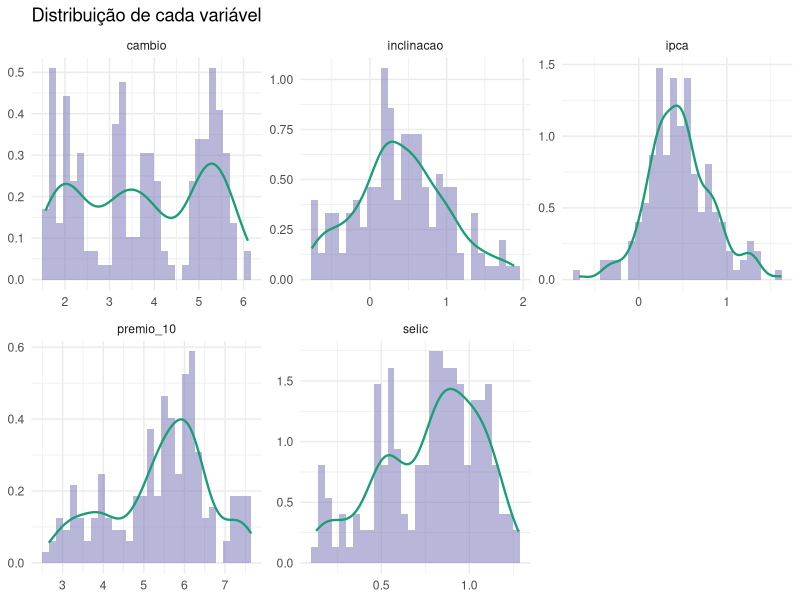
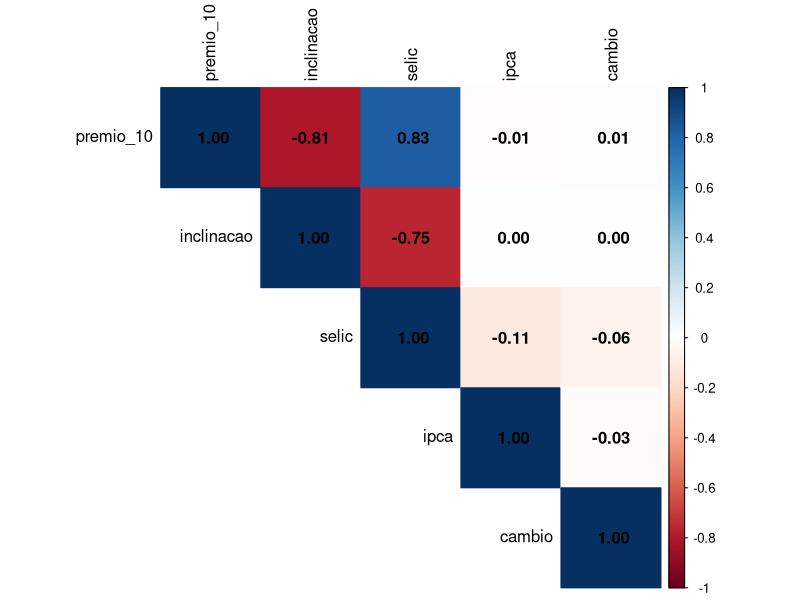
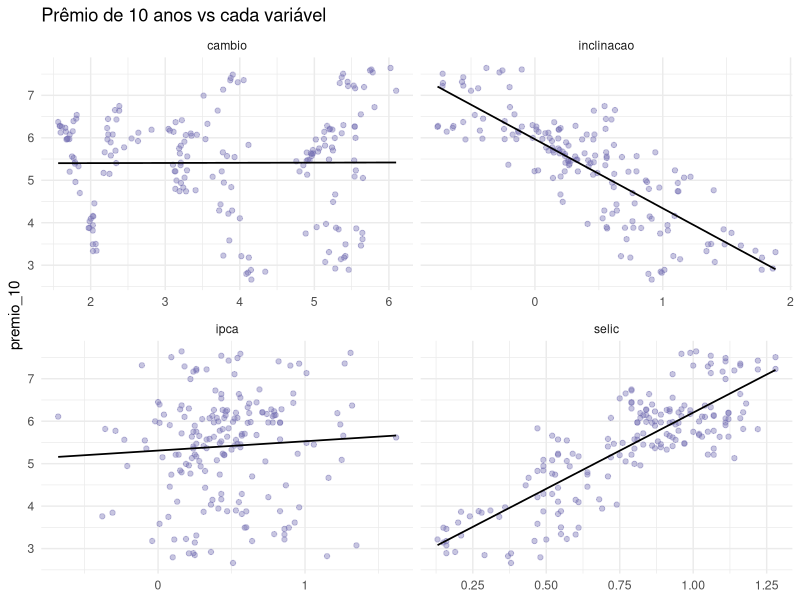
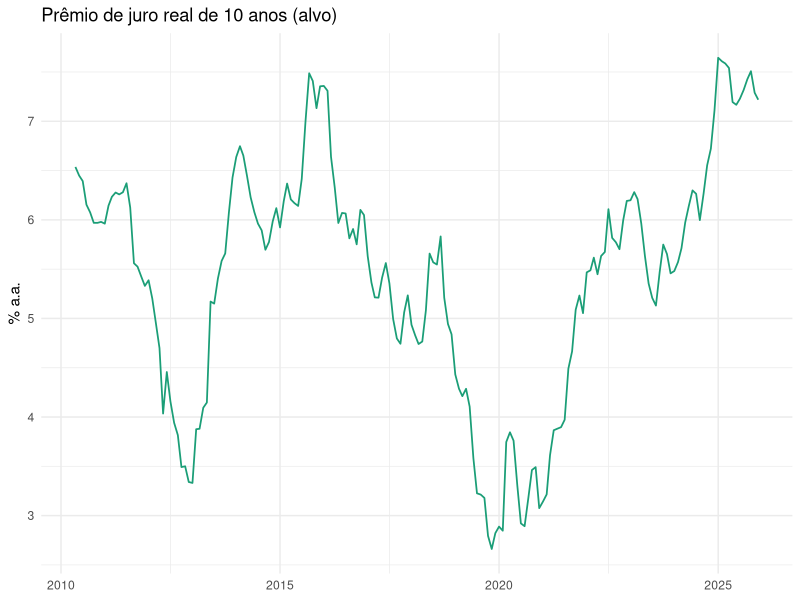
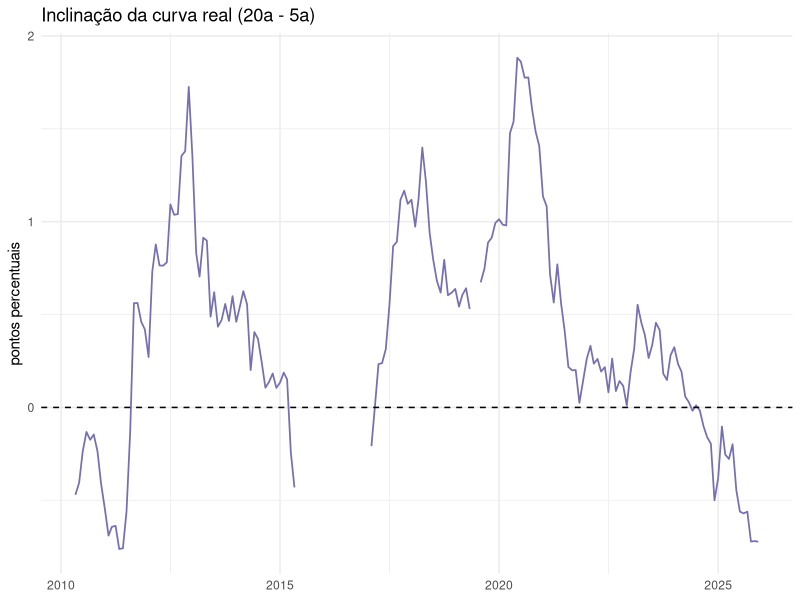
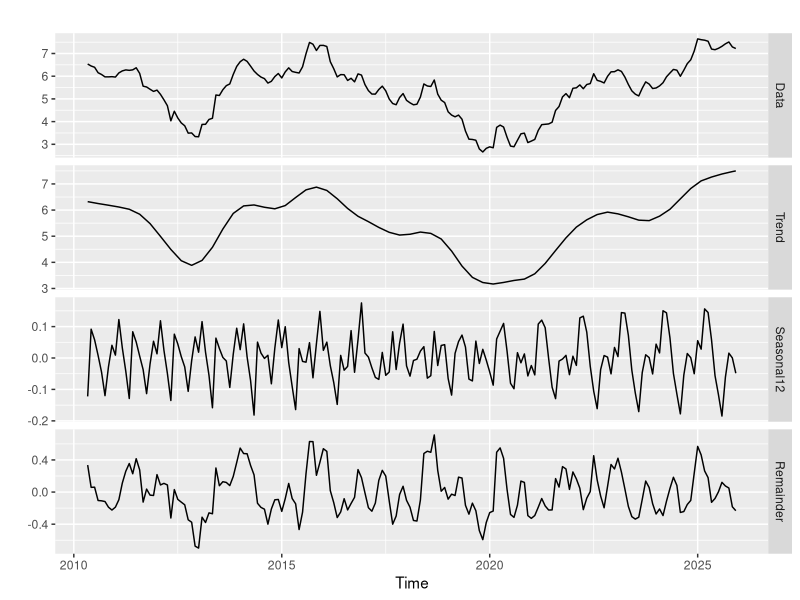
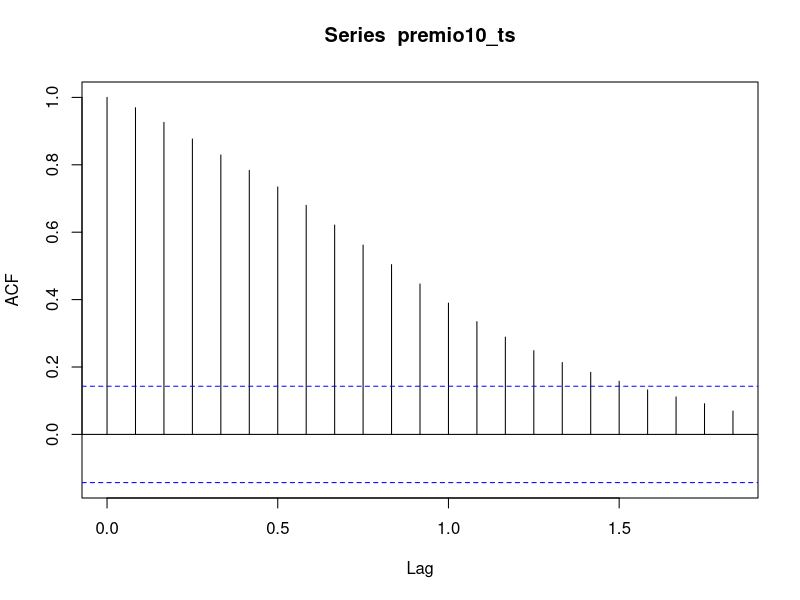
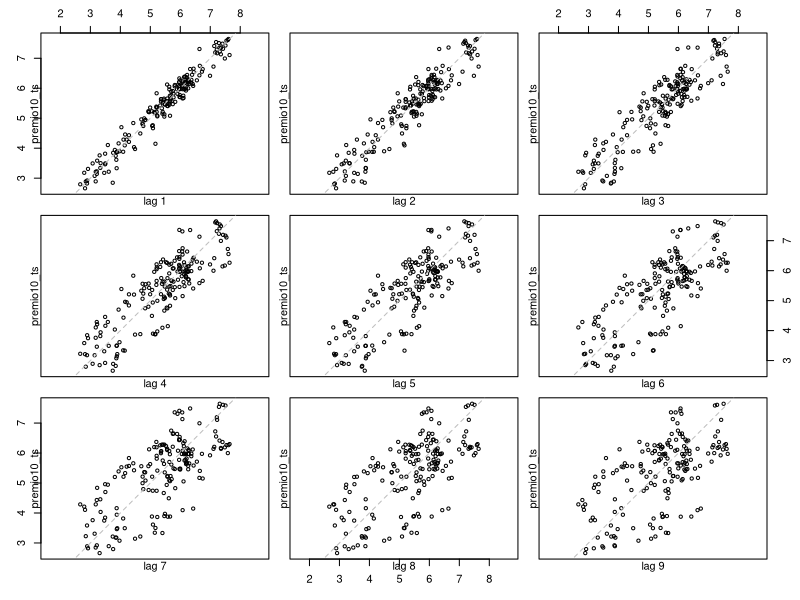

These figures' R source, in order:
# ============================================================
# A FORMA DA CURVA DE JURO REAL E O PRÊMIO DE 10 ANOS
# Uma análise de séries temporais (INE5649)
# ============================================================
#
# A HISTÓRIA QUE ESTE TRABALHO CONTA
# ----------------------------------
# Quando o governo brasileiro emite um título Tesouro IPCA+ (NTN-B), ele
# promete pagar a inflação MAIS um juro real fixo. Esse "juro real" é o
# prêmio que o investidor exige para emprestar ao governo por um prazo.
# Ele muda todo dia e muda de forma diferente para cada prazo: o juro real
# de 2 anos não é o mesmo que o de 20 anos. A "curva" formada por esses
# prêmios tem uma FORMA — às vezes sobe com o prazo (curva normal - onde
# títulos de curto prazo pagam menos que os de longo prazo), às vezes
# inverte (títulos de curto prazo pagam mais que os de longo).
#
# A PERGUNTA CENTRAL: a FORMA da curva (sua inclinação) ajuda a entender e
# a prever o nível do juro real de 10 anos? E um modelo com variáveis
# macro (Selic, inflação, câmbio) + essa inclinação prevê melhor que um
# modelo de série temporal que só olha o passado do próprio juro?
#
# UMA SEGUNDA CAMADA (leitura econômica): no fim de 2025 o juro real de 10
# anos está alto E a curva está invertida. Uma leitura clássica diz que
# curva invertida reflete a EXPECTATIVA do mercado de que os juros não vão
# durar. Este trabalho investiga, com ceticismo, se a configuração atual é
# de fato um extremo histórico — e o que os dados HONESTAMENTE permitem (e
# não permitem) concluir sobre isso.
#
# O ALVO: premio_10 = juro real de 10 anos (% ao ano).
#
# O SPOILER (que vamos demonstrar): a inclinação É relevante para explicar
# o prêmio — mas a regressão, apesar de explicar bem (R²=0,72), PREVÊ pior
# que um ARIMA simples. A moral: explicar e prever são coisas diferentes.
#
# O DATASET  é assim (mês a mês, jan/2005 a dez/2025):
#   data       -> primeiro dia de cada mês
#   ipca       -> inflação mensal medida pelo IPCA (% no mês)
#   selic      -> taxa básica de juros acumulada no mês (% no mês)
#   cambio     -> dólar/real (PTAX venda, média do mês)
#   premio_2/5/10/20 -> juro real (% a.a.) do Tesouro IPCA+ em prazos fixos
#                       de 2, 5, 10 e 20 anos.
#                       Valores interpolados = estimados de valores vizinhos
#                       que temos.
#                       POR QUE INTERPOLAR? Cada título tem uma data de
#                       vencimento fixa (ex.: 2035, 2045). Num dia qualquer,
#                       o prazo que falta até o vencimento é um número
#                       quebrado — títulos com prazo de 9,8 anos ou 9,3 anos;
#                       raramente existe um título exatamente com prazo de
#                       2, 5, 10 ou 20 anos exatos. Além disso, o título
#                       mais próximo de "10 anos" muda com o tempo (conforme os
#                       títulos encurtam e novos são emitidos). Para ter uma
#                       série comparável ao longo dos anos, interpolamos a
#                       curva em PRAZOS CONSTANTES: a cada mês, estimamos qual
#                       seria o juro de um título de exatamente 2, 5, 10 e 20
#                       anos, a partir dos títulos que de fato existem naquele
#                       dia.
# ============================================================

library(tidyverse)
library(forecast)

# --- Leitura do painel cru (gerado pelo script de coleta) ---
painel <- read_csv("data/painel_final.csv")
glimpse(painel)


# ############################################################
#                PARTE I — DADOS E EXPLORAÇÃO
# ############################################################

# ------------------------------------------------------------
# 1. PRIMEIRA INVESTIGAÇÃO: o dado existe de verdade?
# ------------------------------------------------------------
# Antes de escolher variáveis, vemos quanto de cada vértice temos de fato.
# A interpolação só é honesta quando há títulos perto do prazo; quando não
# há, o valor seria inventado (por isso, na coleta, viram NA em vez de chute).
painel %>%
  pivot_longer(starts_with("premio_"), names_to = "vertice", values_to = "v") %>%
  group_by(vertice) %>%
  summarise(
    inicio    = min(data[!is.na(v)]),
    fim       = max(data[!is.na(v)]),
    n_validos = sum(!is.na(v)),
    buracos   = sum(is.na(v) & data > min(data[!is.na(v)]) & data < max(data[!is.na(v)])),
    .groups = "drop"
  )
# ACHADO (lendo a tabela acima):
# - premio_10: completo e contíguo (246 meses, 0 buracos) -> candidato natural a ALVO.
# - premio_2 : ralo demais (91 meses, com muitos buracos no meio) -> inviável.
# - premio_5 e premio_20: boa cobertura, com alguns buracos no premio_20.
# Conclusão parcial: analisar o premio de 2 anos não se sustenta; a inclinação terá de
# ser construída a partir dos vértices bem cobertos (5 e 20 anos).

# ------------------------------------------------------------
# 2. DATASET DE TRABALHO
# ------------------------------------------------------------
# A inclinação só existe a partir de mai/2010, então recortamos a janela.
# A inclinacao resume a FORMA da curva num número (positivo = curva normal,
# negativo = curva invertida).
analise <- painel %>%
  filter(data >= as.Date("2010-05-01")) %>%
  mutate(inclinacao = premio_20 - premio_5) %>%
  select(data, ipca, selic, cambio,
         premio_5, premio_10, premio_20, inclinacao)

# ------------------------------------------------------------
# 3. CONHECENDO CADA VARIÁVEL (descritivas e distribuições)
# ------------------------------------------------------------

#  --- Resumo numérico (os "marcos" de cada variável) ---
analise %>%
  select(premio_10, inclinacao, selic, ipca, cambio) %>%
  pivot_longer(everything(), names_to = "var", values_to = "v") %>%
  group_by(var) %>%
  summarise(
    n = sum(!is.na(v)), media = mean(v, na.rm = TRUE),
    mediana = median(v, na.rm = TRUE), dp = sd(v, na.rm = TRUE),
    min = min(v, na.rm = TRUE), max = max(v, na.rm = TRUE),
    .groups = "drop"
  )
# ACHADO:
# - premio_10: média 5,4% (mediana 5,6%), variando de 2,7% a 7,6% no período.
#   A mediana acima da média sugere leve assimetria à esquerda (alguns meses
#   de juro baixo "puxam" a média para baixo).
# - inclinacao: média 0,41, mas com amplitude grande (-0,76 a 1,88) — ou seja,
#   passou tanto por curva invertida quanto bem inclinada. Em média positiva
#   (curva normal foi o estado mais comum no período).
# - selic e ipca: as de MENOR dispersão relativa, oscilando em faixas estreitas.
# - cambio: o maior espalhamento (1,56 a 6,10) — reflexo da desvalorização do
#   real ao longo dos 15 anos.
# - n: premio_10/selic/ipca/cambio têm 188 meses; a inclinacao só 166 (herda
#   os buracos do premio_20), como esperado.

#  --- Distribuição (a forma de cada variável) ---
analise %>%
  select(premio_10, inclinacao, selic, ipca, cambio) %>%
  pivot_longer(everything(), names_to = "var", values_to = "valor") %>%
  ggplot(aes(valor)) +
  geom_histogram(aes(y = after_stat(density)), bins = 30,
                 fill = "#7570b3", alpha = 0.5) +
  geom_density(color = "#1b9e77", linewidth = 0.8) +
  facet_wrap(~ var, scales = "free") +
  labs(title = "Distribuição de cada variável", x = NULL, y = NULL) +
  theme_minimal()
# A distribuição do premio_10 não é um sino único: aparece mais de um
# aglomerado (massa perto de ~4% e pico em ~6%), sugerindo que a série
# passou por patamares distintos ao longo do período.

# ------------------------------------------------------------
# 4. QUEM ANDA COM QUEM (correlações)
# ------------------------------------------------------------

#  --- Correlação em NÍVEL (e a armadilha que ela esconde) ---
library(corrplot)
analise %>%
  select(premio_10, inclinacao, selic, ipca, cambio) %>%
  drop_na() %>%
  cor() %>%
  corrplot(method = "color", addCoef.col = "black",
           tl.col = "black", type = "upper")
# Atenção a uma armadilha. premio_10, selic e cambio têm tendência: sobem e
# descem em ondas longas. Duas séries assim acusam correlação alta só por
# andarem na mesma direção no tempo, mesmo sem relação de verdade entre elas
# — é o que se chama de correlação ESPÚRIA (falsa, enganosa).
# Exemplo clássico: o número de afogamentos e a venda de sorvete sobem juntos
# no verão, mas um não causa o outro — quem move os dois é o calor.
# Para separar o real do espúrio, olhamos as VARIAÇÕES mês a mês (próximo
# bloco): se a correlação sobrevive nas variações, é relação genuína; se
# desaparece, era só a tendência comum enganando.

#  --- Teste anti-espúrio: nível vs diferenças ---
cols <- c("premio_10", "inclinacao", "selic", "ipca", "cambio")

# (a) Em níveis — pode estar contaminada pela tendência comum
analise %>% select(all_of(cols)) %>% drop_na() %>% cor() %>% round(2)

# (b) Em diferenças mensais — relação entre as VARIAÇÕES
analise %>%
  select(all_of(cols)) %>%
  mutate(across(everything(), ~ . - lag(.))) %>%
  drop_na() %>%
  cor() %>% round(2)
# ACHADO (um dos centrais do trabalho) — olhando a linha do premio_10:
# - selic:      0,83 -> 0,02. A correlação forte EVAPORA nas variações. Era
#               ESPÚRIA: premio e Selic só pareciam andar juntos por terem
#               tendências de longo prazo parecidas. Mês a mês, não casam.
#               (Se tivéssemos confiado no nível, contaríamos história errada.)
# - cambio:     0,01 -> 0,42. O OPOSTO: uma relação INVISÍVEL em nível APARECE
#               nas variações. Quando o real apanha num mês, o juro real
#               exigido sobe naquele mês (reação de curto prazo a choque).
#               Isso contradiz a regressão em nível (onde câmbio deu p=0,77).
# - inclinacao: -0,81 -> -0,38. ENCOLHE mas SOBREVIVE. Parte era tendência
#               comum, mas resta relação real. A associação que sustenta a
#               tese central NÃO é miragem — é mais modesta, e genuína.

#  --- Dispersão do alvo contra cada variável ---
analise %>%
  select(premio_10, selic, inclinacao, ipca, cambio) %>%
  pivot_longer(-premio_10, names_to = "var", values_to = "valor") %>%
  ggplot(aes(valor, premio_10)) +
  geom_point(alpha = 0.4, color = "#7570b3") +
  geom_smooth(method = "lm", se = FALSE, color = "black", linewidth = 0.6) +
  facet_wrap(~ var, scales = "free_x") +
  labs(title = "Prêmio de 10 anos vs cada variável", y = "premio_10", x = NULL) +
  theme_minimal()
# ACHADOS:
# Corrobora com os anteriores.
# Cada reta preta é o ajuste linear do prêmio contra a variável.
# - selic: nuvem apertada e inclinada -> relação positiva forte (a mais clara).
# - inclinacao: reta descendente nítida -> relação negativa (a tese principal que temos).
# - ipca: reta quase plana, pontos espalhados -> relação fraca.
# - cambio: reta horizontal, sem padrão -> sem relação linear em nível.
# Prévia do que a regressão vai testar: selic e inclinacao puxam a curva do juro real; ipca e cambio não.

#  --- Por que a curva inverte? Cada vértice vs a Selic ---
# Hipótese testada: a Selic mexeria MAIS no premio_5 do que no premio_20.
analise %>%
  select(selic, premio_5, premio_10, premio_20) %>%
  mutate(across(everything(), ~ . - lag(.))) %>%
  drop_na() %>%
  cor() %>% round(2)
# ACHADO: a hipótese não colou. A variação da Selic quase não se mexe junto
# com a de nenhum vértice (0,04 / 0,02 / 0,04), e não cai conforme vai do
# premio_5 ao premio_20 — ou seja, ela não "bate mais" no de 5 anos.
# Em compensação, apareceu outra coisa: premio_5, premio_10 e premio_20 sobem
# e descem quase juntos (0,93 entre 5 e 10; 0,95 entre 10 e 20). A curva se
# move em bloco, e a inclinação é só a sobrinha que sobra entre as pontas —
# daí ela ser uma variável tão sutil.
# Um palpite pra explicar (não testado aqui): a Selic é definida pelo Copom
# em saltos, em datas certas, enquanto os prêmios são de mercado e se mexem
# todo dia, antecipando o Copom. Por isso as variações mês a mês não casam.

# ------------------------------------------------------------
# 5. A SÉRIE NO TEMPO + ONDE ESTAMOS HOJE (leitura da curva)
# ------------------------------------------------------------

#  --- O alvo (premio_10) ao longo do tempo ---
ggplot(analise, aes(data, premio_10)) +
  geom_line(color = "#1b9e77", linewidth = 0.6) +
  labs(title = "Prêmio de juro real de 10 anos (alvo)",
       x = NULL, y = "% a.a.") +
  theme_minimal()
# ACHADO: não há UMA tendência, e sim ONDAS LONGAS de vários anos — cai a
# ~3% (2012-13, 2019-20), sobe a ~7,5% (2015-16, 2024-25), em ciclos de
# política monetária e risco fiscal. A linha é "lisa": cada mês é quase igual
# ao anterior e a série leva anos para mudar de patamar. Isso se chama alta
# PERSISTÊNCIA — e vai reaparecer na ACF e no ARIMA mais à frente.

#  --- A inclinação ao longo do tempo ---
ggplot(analise, aes(data, inclinacao)) +
  geom_line(color = "#7570b3", linewidth = 0.6) +
  geom_hline(yintercept = 0, linetype = "dashed") +
  labs(title = "Inclinação da curva real (20a - 5a)",
       x = NULL, y = "pontos percentuais") +
  theme_minimal()
# ACHADO: a inclinacao cruza o zero várias vezes. E contraste com o gráfico
# anterior: quando o premio_10 está BAIXO, a inclinação tende a POSITIVA;
# quando o premio_10 está ALTO (2024-25), a curva INVERTE. Nível e forma se
# movem em sentidos opostos — coerente com a correlação negativa (-0,38).

#  --- Onde estamos HOJE, na história da amostra (2010-2025) ---
# Percentil = fração de meses com valor <= o valor mais recente (dez/2025).
# IMPORTANTE: "história" = nossa janela 2010-2025, NÃO "todos os tempos".
ult <- function(x) tail(na.omit(x), 1)
analise %>%
  reframe(
    variavel   = c("premio_10", "inclinacao", "selic", "cambio"),
    valor_hoje = round(c(ult(premio_10), ult(inclinacao),
                         ult(selic), ult(cambio)), 3),
    percentil  = round(100 * c(
      mean(premio_10  <= ult(premio_10),  na.rm = TRUE),
      mean(inclinacao <= ult(inclinacao), na.rm = TRUE),
      mean(selic      <= ult(selic),      na.rm = TRUE),
      mean(cambio     <= ult(cambio),     na.rm = TRUE)
    ), 1)
  )
# ACHADO ROBUSTO:
# - premio_10 no percentil 92,6 (juro real alto vs os últimos 15 anos).
# - inclinacao no percentil 1,8 (curva mais invertida que em 98% da amostra).
# - selic no percentil 98,9 (aperto monetário quase máximo).
# Dez/2025 é um EXTREMO CONJUNTO RARO: juro alto + curva muito invertida.
#
# LEITURA DA CURVA:
# - O que é MEDIÇÃO: estamos num extremo histórico da amostra, e a
#   inclinação tem associação negativa real (porém modesta) com o nível.
# - O que é INTERPRETAÇÃO (hipótese, não medida): a curva invertida é lida
#   como o mercado ESPERANDO que o juro alto não perdure. Mas isso supõe a
#   hipótese das expectativas e ignora o prêmio de prazo — é leitura, não fato.
# - HUMILDADE NECESSÁRIA: expectativa do mercado NÃO é certeza. E, como o
#   ARIMA vai mostrar, o nível futuro é largamente imprevisível (quase
#   passeio aleatório). Logo, o robusto é só "estamos num extremo"; qualquer
#   afirmação sobre "vai cair" extrapolaria o que os dados sustentam.

#  --- Diagnóstico da série para a modelagem ---
# Objeto de série temporal mensal do alvo.
premio10_ts <- ts(analise$premio_10, frequency = 12, start = c(2010, 5))

# Decomposição em tendência / sazonalidade / restante.
autoplot(mstl(premio10_ts))
# ACHADO CRUCIAL: a tendência domina (~4,5 pontos); a "sazonalidade" é
# minúscula (~0,3) e sem padrão de calendário aparente.
# CONSEQUÊNCIA: usaremos ARIMA (não SARIMA) e Holt (não Holt-Winters).
# Juro de mercado não tem "mês de alta".

# Autocorrelação: o passado prevê o presente?
acf(premio10_ts)
lag.plot(premio10_ts, lags = 9)
# ACHADO:
# a ACF começa em ~0,97 e CAI DEVAGAR -> assinatura de série
# NÃO-ESTACIONÁRIA (o nível vagueia).
# O lag.plot confirma: no lag 1 os pontos quase colam na diagonal
# (persistência altíssima).


# ############################################################
#              PARTE II — MODELAGEM E PREVISÃO
# ############################################################

# ------------------------------------------------------------
# 6. A SÉRIE É ESTACIONÁRIA? (o ponto sutil)
# ------------------------------------------------------------
# (estacionária = série estável, que oscila em torno de uma média fixa em vez
#  de vagar entre patamares ao longo do tempo)

#  --- Os testes formais (ADF vs KPSS) ---
library(tseries)
adf.test(premio10_ts)     # H0: NÃO é estacionária
ndiffs(premio10_ts)       # usa KPSS -> H0 oposta: É estacionária
# ACHADO (contradição reveladora):
# - ADF: p=0,58 -> não rejeita H0 -> "parece NÃO-estacionária".
# - ndiffs: 0   -> "não precisa diferenciar" (diferenciar = olhar a variação
#   de um mês pro outro, em vez do valor absoluto).
# Eles divergem porque têm hipóteses nulas OPOSTAS e cada um falhou em
# rejeitar a sua. A série é BORDERLINE — quase raiz unitária (= não tem um
# nível fixo pra onde voltar; vai ficando onde o último empurrão deixou...
# por exemplo, a temperatura de uma cidade tende a orbitar uma média;
# já nossa situação é como o saldo de uma conta, que parte
# sempre do último valor e não desfaz os movimentos passados).
# Faz sentido: o juro real é limitado (não vai a infinito), mas em 15 anos se
# comporta quase como passeio aleatório (= cada valor é o anterior + um
# empurrão aleatório, então prever pra onde vai é quase impossível).

#  --- Diferenciando: a variação mês a mês resolve? ---
# A série original vagava (não-estacionária), e isso é um problema: o ARIMA
# precisa de uma série estável pra modelar. A saída é DIFERENCIAR — em vez do
# valor cheio de cada mês (6,7%, 7,0%...), passar a olhar a VARIAÇÃO de um mês
# pro outro (+0,2, -0,1, +0,4...). Esses valores ficam sempre perto de zero,
# então não "vagam" como os valores cheios. Aqui testamos se diferenciar UMA
# vez já resolve.
dif1 <- diff(premio10_ts)

# Gráfico: antes a série passeava entre 3% e 7%; agora oscila em torno de
# ZERO e sempre volta pra lá. Cara de série estável.
autoplot(dif1) +
  labs(title = "Prêmio 10 anos — 1ª diferença", x = NULL, y = NULL) +
  theme_minimal()

# ACF: na série original ela caía devagar (a tal "memória longa"); agora
# DESPENCA — só o lag 1 se destaca, o resto entra nas bandas. A persistência
# sumiu.
acf(dif1)

# ADF: p=0,01 -> agora REJEITA "não-estacionária" -> a série diferenciada É
# estacionária, com confiança estatística.
adf.test(dif1)

# ACHADO: diferenciar uma vez resolveu. A série da VARIAÇÃO mensal é estável,
# então é nela que os modelos vão trabalhar (o "d=1" do ARIMA, mais à frente,
# é exatamente isso: o modelo diferenciando a série por dentro).

#  --- PACF: rumo às ordens do ARIMA ---
# PACF da série diferenciada: ajuda a estimar quantos termos AR o modelo
# precisa. A regra é contar quantos "palitos" furam a linha azul no começo —
# aqui só o lag 1 fura, sugerindo ~1 termo AR. Junto com a ACF (que apontava
# ~1 termo MA), o palpite manual fica perto de ARIMA(1,1,1) — bem na vizinhança
# do que o auto.arima vai escolher sozinho na próxima seção.
pacf(dif1)

# ------------------------------------------------------------
# 7. MODELANDO O FUTURO (séries temporais)
# ------------------------------------------------------------

#  --- Ajuste automático na série inteira ---
# Deixamos o auto.arima escolher sozinho a melhor combinação de termos.
mod_auto <- auto.arima(premio10_ts, seasonal = FALSE)
summary(mod_auto)
checkresiduals(mod_auto)   # Ljung-Box: testa se sobrou padrão nos resíduos
# (H0: resíduos são ruído aleatório, sem estrutura)
# ACHADO: o modelo escolhido foi ARIMA(1,0,2). Curioso que ele NÃO diferenciou
# (o "0" do meio), apesar de termos visto que a série vaga. Em vez disso, pôs
# um ar1 = 0,96 (quase 1) — um termo que "puxa" cada mês quase totalmente do
# anterior, o que na prática imita o efeito de diferenciar. É o caráter
# borderline de novo: a série está no limiar, e o modelo lidou com isso por
# outro caminho.
# E os resíduos? O Ljung-Box deu p=0,61 (>0,05): NÃO rejeitamos "resíduos
# aleatórios" -> o modelo capturou a estrutura da série, não sobrou padrão.
# Confirmação no gráfico: a ACF dos resíduos fica dentro das bandas. Modelo OK.

#  --- Validação: separando treino e teste ---
# PREVISÃO fora da amostra: treino até dez/2024, teste = 2025 (12 meses).
treino <- window(premio10_ts, end = c(2024, 12))
teste  <- window(premio10_ts, start = c(2025, 1))

# ARIMA reescolhido SÓ com o treino (até dez/2024).
mod_auto_tr <- auto.arima(treino, seasonal = FALSE)
summary(mod_auto_tr)
prev_auto <- forecast(mod_auto_tr, h = length(teste))
# ACHADO (a virada): com a série INTEIRA (seção 7), o auto.arima tinha
# escolhido d=0 (não diferenciar). Agora, vendo só o treino, ele escolhe
# ARIMA(1,1,0) -> d=1, decide DIFERENCIAR. O MESMO método mudou de ideia só
# por enxergar uma amostra um pouco menor. Isso não é defeito: é a prova
# concreta de que a série está no LIMIAR entre estável e "vaga" — tão em cima
# do muro que basta tirar 2025 pra resposta virar.

#  --- Concorrente manual: ARIMA(1,1,1) ---
# E se a gente montar um ARIMA na mão, em vez de aceitar o automático?
# Testamos o (1,1,1) — o palpite que a ACF+PACF sugeriram lá atrás — pra ver
# se um modelo um pouco mais rico se sai diferente.
mod_d1 <- Arima(treino, order = c(1, 1, 1))
summary(mod_d1)
prev_d1 <- forecast(mod_d1, h = length(teste))
# ACHADO: deu quase no mesmo. O termo extra do (1,1,1) é a parte "MA", que usa
# os ERROS de previsão dos meses anteriores pra corrigir o palpite atual. Aqui
# esse termo (ma1 = -0,11) saiu minúsculo e não-significativo (erro-padrão
# maior que o próprio coeficiente -> o efeito pode ser zero), e os erros de
# treino ficaram idênticos aos do automático. Na prática, o (1,1,1) manual e o
# (1,1,0) automático são o mesmo modelo — sinal de robustez: dois caminhos
# diferentes chegam ao mesmo lugar.

#  --- A previsão do ARIMA vs o real ---
autoplot(prev_auto) +
  autolayer(teste, series = "Real") +
  labs(title = "ARIMA automático vs real (2025)", x = NULL, y = "% a.a.") +
  theme_minimal()
# ACHADO: a previsão central (linha escura) é quase uma RETA em ~7,2 — a série
# é tão persistente que o melhor palpite é "o futuro parece o último valor". O
# real de 2025 (laranja) fica colado nela: foi um ano de juro "de lado".
# Mas repare no LEQUE azul que abre: são as faixas de 80% e 95% de confiança.
# O modelo não promete 7,2 cravado — ele diz que em 12 meses o valor pode estar
# em qualquer lugar entre ~5 e ~9. Quanto mais longe projeta, mais largo o
# leque: o modelo admitindo que sabe cada vez menos. Coerente com a série
# quase-passeio-aleatório, e um lembrete honesto de que "acertar" aqui é, em
# parte, mérito de 2025 ter ficado dentro dessa faixa larga.

#  --- Concorrentes de suavização exponencial ---
mod_holt <- holt(treino, h = length(teste))
mod_ets  <- forecast(ets(treino), h = length(teste))
prev_holt <- mod_holt
prev_ets  <- mod_ets

# ------------------------------------------------------------
# 8. QUEM PREVÊ MELHOR? (comparação por MAE no teste de 2025)
# ------------------------------------------------------------

#  --- Tabela de erros (MAE) ---
comp <- tibble(
  data  = seq(as.Date("2025-01-01"), by = "month", length.out = length(teste)),
  Real  = as.numeric(teste),
  ARIMA = as.numeric(prev_auto$mean),
  Holt  = as.numeric(prev_holt$mean),
  ETS   = as.numeric(prev_ets$mean)
)

eam <- function(yreal, yprev) mean(abs(yreal - yprev))

resultados <- tibble(
  Modelo = c("ARIMA(1,1,0)", "Holt", "ETS"),
  MAE = c(eam(comp$Real, comp$ARIMA),
          eam(comp$Real, comp$Holt),
          eam(comp$Real, comp$ETS))
) %>% arrange(MAE)
resultados
# ACHADO (ranking): ARIMA 0,18  <  ETS 0,30  <  Holt 0,67.
# - ARIMA venceu por ser HUMILDE: projeta o último nível (~7,2), e como 2025
#   ficou de lado, acertou.
# - HOLT foi o PIOR porque EXTRAPOLA a tendência: pegou a alta de 2023-24 e
#   projetou a série continuando a subir — mas ela estancou, e ele foi se
#   descolando do real mês a mês.
# - ETS ficou no meio: também sobe, mas de forma amortecida (menos agressivo
#   que o Holt), então erra menos que ele e mais que o ARIMA.

#  --- Visualização: real vs todas as previsões ---
comp %>%
  pivot_longer(-data, names_to = "serie", values_to = "valor") %>%
  ggplot(aes(data, valor, color = serie)) +
  geom_line(linewidth = 0.7) +
  labs(title = "Real vs previsões — teste 2025",
       x = NULL, y = "% a.a.", color = NULL) +
  theme_minimal() + theme(legend.position = "bottom")
# O gráfico mostra com os olhos o que o MAE mediu: o HOLT (azul) dispara em
# diagonal, indo a ~8,7 enquanto o real ficou perto de 7,3 — o erro de quem
# apostou na tendência. O ETS (verde) sobe igual, mas mais devagar. O ARIMA
# (vermelho) é a linha quase plana em ~7,2, ignorando os zigue-zagues do real,
# mas orbitando o nível certo. O Real (roxo) serpenteia sem direção: 2025 de
# lado. Detalhe honesto: NINGUÉM capturou os solavancos do real — o ARIMA
# venceu por ser uma reta na ALTURA certa, não por adivinhar os movimentos.

# ------------------------------------------------------------
# 9. A IDEIA ORIGINAL: a inclinação ajuda? (regressão concorrente)
# ------------------------------------------------------------

#  --- O modelo de regressão ---
analise_tr <- analise %>% filter(data <= as.Date("2024-12-01"))
analise_te <- analise %>% filter(data >= as.Date("2025-01-01"))

mod_reg <- lm(premio_10 ~ selic + ipca + cambio + inclinacao, data = analise_tr)
summary(mod_reg)
library(car)
Anova(mod_reg)
# ACHADO (a resposta à pergunta central):
# - inclinacao: coef = -0,77, e no Anova é a 2ª variável mais forte (F=42),
#   atrás só da Selic. A intuição original estava certa: a forma da curva
#   carrega informação sobre o nível. O sinal negativo bate com a leitura
#   (curva inverte <-> juro alto). IMPORTANTE: o p-valor cru (p≈0) é otimista,
#   porque os resíduos são autocorrelacionados (vamos ver já abaixo) — mas a
#   relação SOBREVIVE nas variações (-0,38), e é esse o apoio robusto de que
#   ela é real, não só o p-valor.
# - selic: coef = +2,17, F=70 -> a força dominante, como esperado.
# - ipca e cambio: não-significativos EM NÍVEL. Faz sentido econômico: o prêmio
#   já é juro REAL (descontada a inflação), então o ipca spot não agrega; e o
#   efeito do câmbio provavelmente já vem embutido na Selic. (Lembrar: em
#   VARIAÇÕES o câmbio apareceu com 0,42 — a regressão em nível não pega esse
#   efeito de curto prazo.)
# - R² ajustado = 0,72: bom ajuste.

#  --- Diagnóstico dos resíduos (e o teste que importa) ---
# Os 4 gráficos clássicos parecem OK...
par(mfrow = c(2, 2)); plot(mod_reg); par(mfrow = c(1, 1))
# ...mas eles NÃO testam autocorrelação, o pressuposto que mais falha em
# série temporal. Rodamos o teste certo (o mesmo do exercício 5):
checkresiduals(mod_reg)
# ACHADO DECISIVO: Breusch-Godfrey p < 2e-16 -> autocorrelação FORTÍSSIMA, e
# dá pra VER isso no gráfico: os resíduos (painel de cima) fazem ondas longas,
# meses seguidos do mesmo sinal, em vez de pular aleatoriamente em torno de
# zero; e a ACF (painel de baixo) decai devagar, com vários lags fora das
# bandas — a "memória" que sobrou e o modelo não capturou.
# O que isso significa: a regressão acerta a relação CONTEMPORÂNEA (no mesmo
# mês, Selic e inclinação explicam bem o prêmio), mas viola a independência dos
# resíduos por ignorar a dinâmica temporal. CONSEQUÊNCIA HONESTA: sob
# autocorrelação, os erros-padrão do OLS são subestimados, então os p-valores
# da regressão são otimistas (menos confiáveis do que parecem). A relação da
# inclinação é grande e econômica, mas a PRECISÃO estatística é menor que o
# "p≈0" sugere — e é exatamente a lacuna que a família ARIMA existe para preencher.

#  --- A previsão de 2025 (e o veredito) ---
prev_reg <- predict(mod_reg, newdata = analise_te)
eam(analise_te$premio_10, prev_reg)
# ACHADO FINAL: MAE da regressão = 0,68 — empatada com o PIOR modelo (Holt) e
# 3,7x pior que o ARIMA (0,18). O modelo mais rico em variáveis (R²=0,72,
# inclinação relevante) PREVÊ PIOR que um ARIMA que só olha o passado da série.
# POR QUÊ esse paradoxo? Porque explicar e prever são coisas diferentes:
#  (1) a regressão é estática — fotografa a relação de um mês, mas ignora a
#      dinâmica temporal (foi o que a autocorrelação dos resíduos denunciou),
#      então erra em sequência ao projetar;
#  (2) a regressão ainda jogou COM VANTAGEM: para prever 2025 ela usou os
#      valores REAIS de Selic/IPCA/câmbio/inclinação de 2025 — informação que,
#      na vida real, você não teria de antemão (teria que prevê-los antes). E
#      mesmo com essa vantagem, perdeu pro ARIMA.
# EXPLICAR != PREVER: um bom ajuste no passado não garante boa previsão no futuro.
# RESSALVA: ARIMA e regressão tiveram treinos um pouco diferentes (a regressão
# perdeu 22 meses pelos buracos do premio_20). Mas o teste (2025) é idêntico e a
# margem do ARIMA é grande demais (3,7x) para isso explicar o resultado.


# ############################################################
#                  PARTE III — CONCLUSÃO
# ############################################################

# ------------------------------------------------------------
# 10. CONCLUSÃO
# ------------------------------------------------------------
# FECHANDO O ARCO: a pergunta que abriu o trabalho era se a forma da curva
# (a inclinação) ajuda a entender o juro de 10 anos. A resposta tem duas
# camadas: SIM para EXPLICAR (a inclinação é a 2ª variável mais forte na
# regressão, e a relação sobrevive até nas variações), mas isso NÃO se
# converteu em previsão melhor — o ARIMA simples ganhou. A inclinação é
# informativa sobre o presente; não é uma bola de cristal sobre o futuro.
#
# MORAL TÉCNICA: para prever este juro real, um ARIMA simples (que só usa o
# passado da própria série) bateu uma regressão cheia de variáveis macro. Em
# uma série quase-passeio-aleatório e "de lado" no teste, a humildade venceu.
#
# MORAL ECONÔMICA (leitura da curva, com o devido ceticismo):
# - ROBUSTO (medição): dez/2025 é um extremo histórico da amostra — juro real
#   no topo e curva fortemente invertida; e a inclinação tem associação real,
#   ainda que modesta, com o nível do juro.
# - INTERPRETAÇÃO (hipótese, não fato): a curva invertida é lida como o
#   mercado esperando que o juro alto não perdure. Isso supõe a hipótese das
#   expectativas e ignora o prêmio de prazo.
# - LIMITE: a própria modelagem mostra que o nível futuro é largamente
#   imprevisível. Portanto, a curva informa uma EXPECTATIVA do mercado, não um
#   destino. O que os dados sustentam com segurança é apenas que estamos num
#   ponto extremo e incomum — não uma previsão confiável sobre para onde vai.
